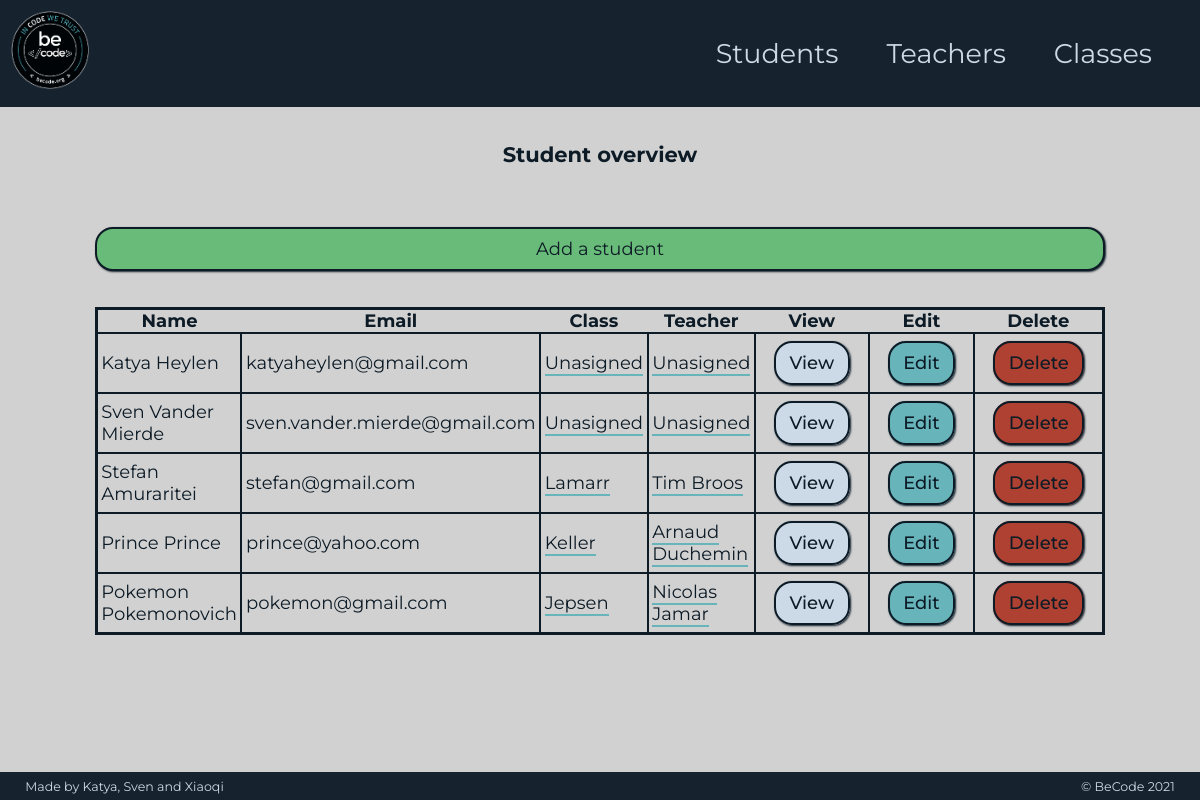
Page /index.php?page=students on the committed database.
### tables this page shows
CREATE TABLE Student (
    ID INT UNSIGNED AUTO_INCREMENT PRIMARY KEY,
    Name varchar(255) NOT NULL,
    Email varchar(255) NOT NULL,
    Class INT UNSIGNED,
    FOREIGN KEY (Class) REFERENCES Class(ID) ON DELETE RESTRICT ON UPDATE CASCADE
);

CREATE TABLE Teacher (
     ID INT UNSIGNED AUTO_INCREMENT PRIMARY KEY,
     Name varchar(255) NOT NULL,
     Email varchar(255)
);

### Model/connection.php (called while the page is built, shortened)
<?php
class Connection extends PDO
{
    public function __construct(){
        $driverOptions = [
            PDO::MYSQL_ATTR_INIT_COMMAND => "SET NAMES 'utf8'",
            PDO::ATTR_ERRMODE => PDO::ERRMODE_EXCEPTION,
            PDO::ATTR_DEFAULT_FETCH_MODE => PDO::FETCH_ASSOC,
        ];
    }
}

### Model/studentLoader.php (called while the page is built, shortened)
<?php
class StudentLoader
{
    public static function getAllStudents(PDO $PDO): array
    {
        $handler = $PDO->query('SELECT * FROM student');
        $allStudents= $handler->fetchAll();
        $students=[];
        foreach ($allStudents as $student){
            $student["ClassName"] = self::getClassName($PDO, $student["Class"]);
            $student["Teacher"] = self::getTeacherInfo($PDO, $student["Class"]);
            array_push($students, $student);
        }
        return $students;
    }
    public static function getClassName(PDO $PDO, int $classID)
    {
        $handler = $PDO->query('SELECT Name FROM class WHERE ID = ' . $classID);
        $className= $handler->fetchAll();
        return $className[0]["Name"];
    }
    public static function getTeacherInfo(PDO $PDO, int $classID)
    {
        $handler = $PDO->query('SELECT * FROM teacher WHERE ID = (SELECT Teacher FROM class WHERE ID = ' . $classID . ')');
        return $handler->fetchAll();
    }
}

### View/studentView.php (the view)
<?php require 'includes/header.php' ?>
<section id="students">
    <div id="showStudents">
        <h3>Student overview</h3>
        <div class="button-div">
            <a class="button-Link addBtn" href="index.php?page=addStudent">Add a student</a>
        </div>
        <table>
            <tr>
                <th>Name</th>
                <th>Email</th>
                <th>Class</th>
                <th>Teacher</th>
                <th>View</th>
                <th>Edit</th>
                <th>Delete</th>
            </tr>
            <?php
            foreach ($students as $student){ ?>
                <tr>
                    <td><?php echo $student["Name"]; ?></td>
                    <td><?php echo $student["Email"]; ?></td>
                    <td><a class="table-Link" href="index.php?page=viewClass&id=<?php echo $student["Class"]; ?>"><?php echo $student["ClassName"]; ?></a></td>
                    <td><a class="table-Link" href="index.php?page=viewTeacher&id=<?php echo $student["Teacher"][0]["ID"]; ?>"><?php echo $student["Teacher"][0]["Name"]; ?></a></td>
                    <td class="button-cell">
                        <a class="button-Link viewBtn" href="index.php?page=viewStudent&id=<?php echo $student["ID"]; ?>">View</a>
                    </td>
                    <td class="button-cell">
                        <a class="button-Link editBtn" href="index.php?page=editStudent&id=<?php echo $student["ID"]; ?>">Edit</a>
                    </td>
                    <td class="button-cell">
                        <a class="button-Link deleteBtn" href="index.php?page=deleteStudent&id=<?php echo $student["ID"]; ?>">Delete</a>
                    </td>
                </tr>
            <?php } ?>
        </table>
    </div>
</section>
<?php require 'includes/footer.php' ?>

### Style/style.css (style rules this page uses)
:root { --bg-color-dark: hsl(207,35%,13%); --bg-color-light: hsl(207, 0%, 82%); --text-color-dark: hsl(207, 50%, 10%); --text-color-light: hsl(207, 35%, 85%); --highlight1: hsl(7,55%,44%); --highlight2: hsl(185,38%,57%); --highlight3: hsl(132,38%,57%); }
* { padding: 0; margin: 0; box-sizing: border-box; }
a { color: inherit; text-decoration: none; }
body { background: var(--bg-color-light); color: var(--text-color-dark); font-family: 'Montserrat', sans-serif; font-size: 22px; }
.button-div { margin-bottom: 2em; display: flex; justify-content: center; }
.button-cell { padding: 1em; font-weight: 500; }
.button-Link { width: 100%; height: 100%; padding: 0.5em 0.75em; text-align: center; border-radius: 1em; border: 2px solid var(--text-color-dark); box-shadow: 1px 1px 2px var(--bg-color-dark); }
.viewBtn { background: var(--text-color-light); }
.editBtn { background: var(--highlight2); }
.deleteBtn { background: var(--highlight1); }
.addBtn { background: var(--highlight3); margin-top: 1em; }
table { width: 100%; border: 3px solid var(--text-color-dark); border-collapse: collapse; }
td { padding: 1em 2em 1em 0.2em; border: 2px solid var(--text-color-dark); }
.table-Link { border-bottom: 2px solid var(--highlight2); }
#students h3 { text-align: center; margin-bottom: 2em; }
@media (max-width: 1400px) { body { font-size: 20px; } }
@media (max-width: 1400px) { td { padding: 0.75em; } }
@media (max-width: 1250px) { body { font-size: 18px; } }
@media (max-width: 1250px) { td { padding: 0 0.2em; } }

### rows in the picture
student: Name "Katya Heylen", Email "katyaheylen@gmail.com", ClassName "Unasigned"
teacher: Name "Unasigned"
student: Name "Sven Vander Mierde", Email "sven.vander.mierde@gmail.com", ClassName "Unasigned"
student: Name "Stefan Amuraritei", Email "stefan@gmail.com", ClassName "Lamarr"
teacher: Name "Tim Broos"
student: Name "Prince Prince", Email "prince@yahoo.com", ClassName "Keller"
teacher: Name "Arnaud Duchemin"
student: Name "Pokemon Pokemonovich", Email "pokemon@gmail.com", ClassName "Jepsen"
teacher: Name "Nicolas Jamar"
